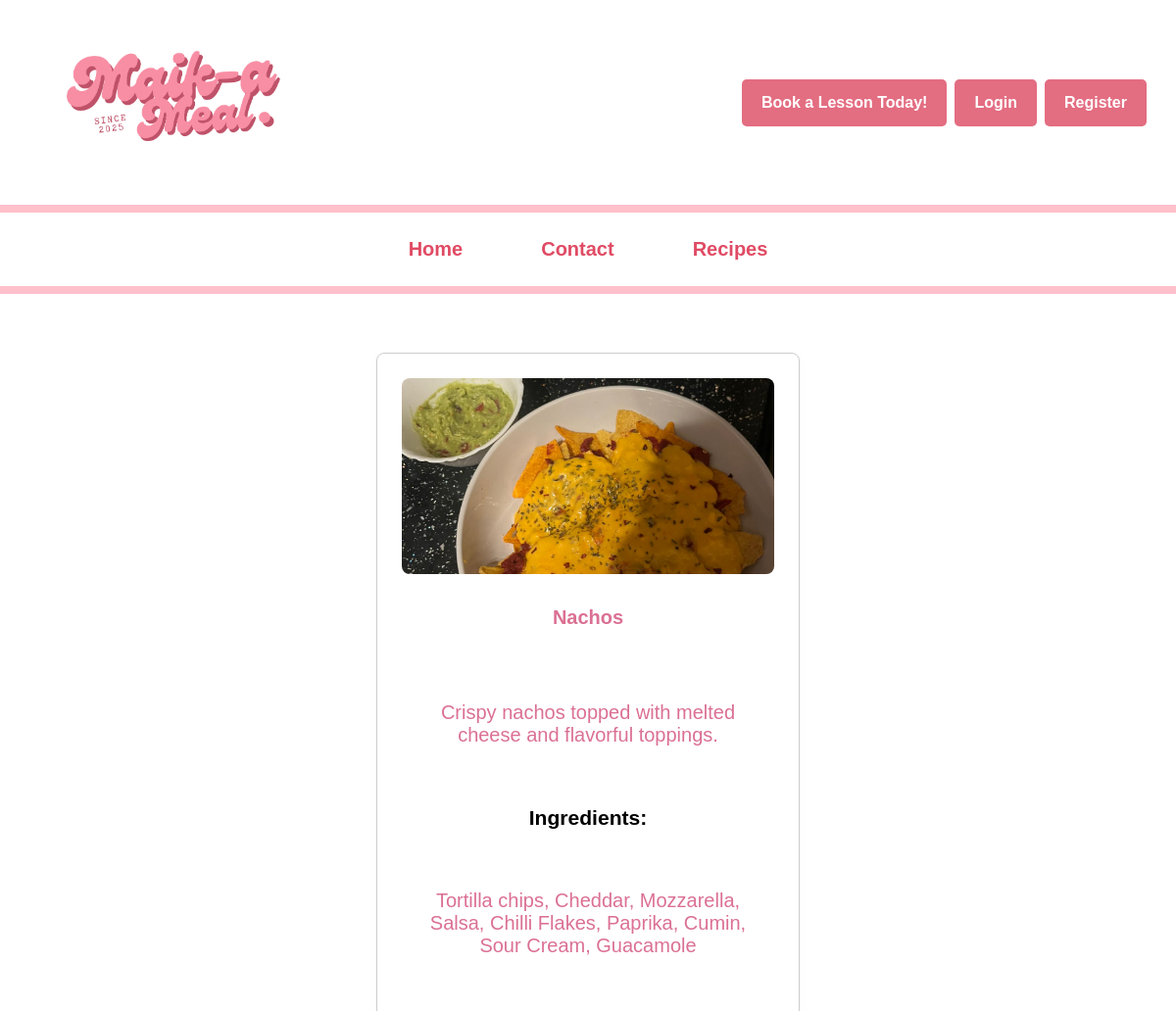
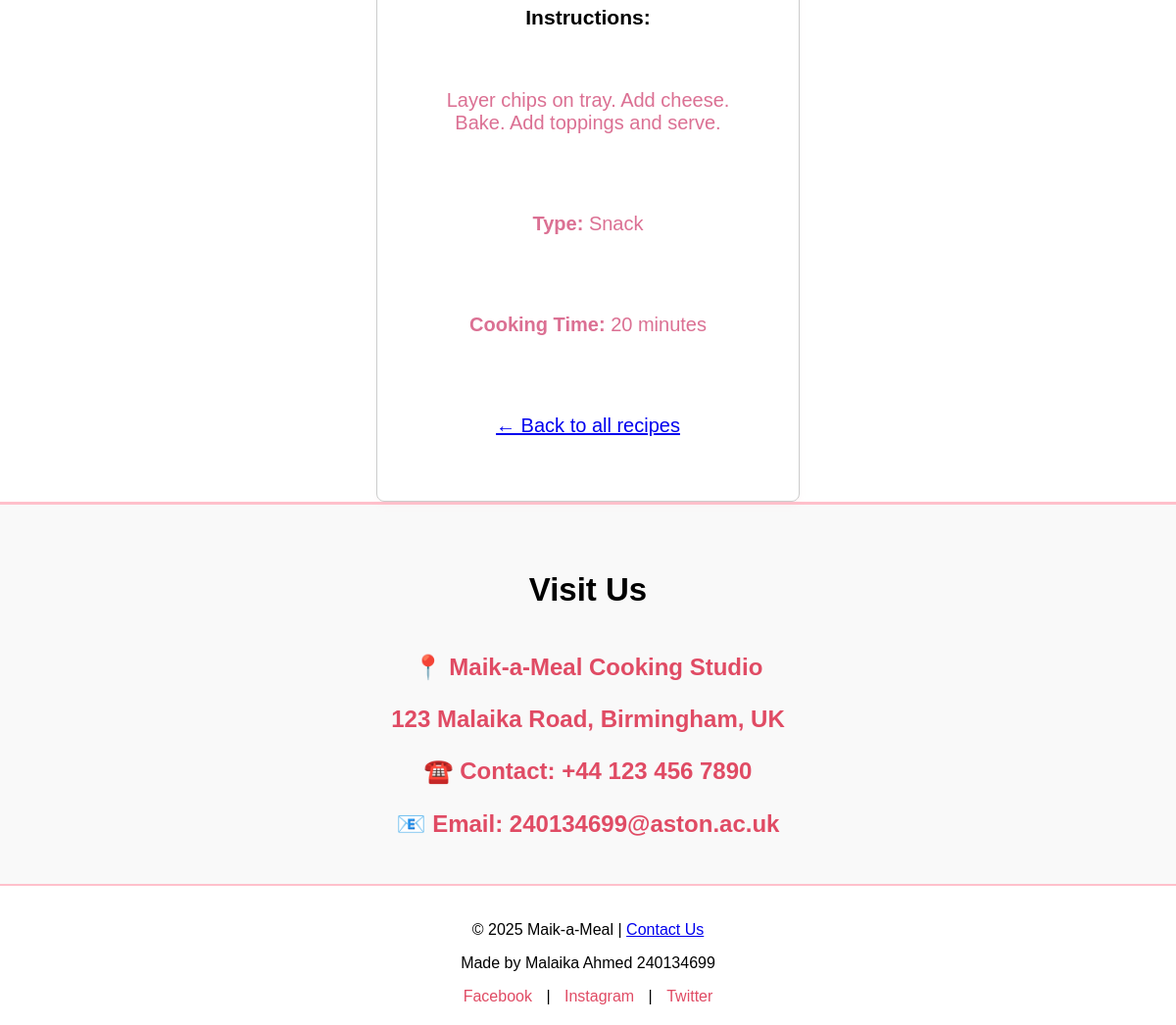
The app's page /recipe.php?id=9 with its own data (2 pictures, top to bottom).
### tables this page shows
CREATE TABLE `recipes` (
  `rid` int NOT NULL,
  `uid` int NOT NULL,
  `name` varchar(255) NOT NULL,
  `description` text,
  `type` varchar(50) DEFAULT NULL,
  `cookingtime` int DEFAULT NULL,
  `ingredients` text,
  `instructions` text,
  `image` varchar(255) DEFAULT NULL
);

### recipe.php (the view, shortened to what this page needs)
<?php
include 'connect.php';
$id = $_GET['id'];
$stmt = $pdo->prepare("SELECT * FROM recipes WHERE rid = ?");
$stmt->execute([$id]);
$recipe = $stmt->fetch();
?>
<!DOCTYPE html>
<html lang="en">
<head>
    <link rel="stylesheet" href="design.css">
</head>
<body>
<header id="main-header" class="header">
  <div class="header-top">
    <div class="logo">
      <img src="Maik--7.png" alt="M-a-M Logo">
    </div>
    <div class="top-right-space">
      <a href="contact.php" class="book-button">Book a Lesson Today!</a>
      <?php if (isset($_SESSION['user_id'])): ?>
        <span style="color: pink;">🧑‍🍳 <?= htmlspecialchars($_SESSION['username']) ?></span>
        <a href="logout.php" class="login-button">Logout</a>
        <a href="userhome.php" class="nav-button">🍽 My Recipes</a>
      <?php else: ?>
        <a href="login.php" class="login-button">Login</a>
        <a href="register.php" class="register-button">Register</a>
      <?php endif; ?>
    </div>
  </div>
  <nav class="main-nav">
    <ul>
      <li><a href="index.php">Home</a></li>
      <li><a href="contact.php">Contact</a></li>
      <li><a href="recipes.php">Recipes</a></li>
    </ul>
  </nav>
</header>
<main>
    <div class="recipe-box">
        <img src="<?= htmlspecialchars($recipe['image']) ?>" alt="Image of <?= htmlspecialchars($recipe['name']) ?>">
        <h1><?= htmlspecialchars($recipe['name']) ?></h1>
        <p><?= htmlspecialchars($recipe['description']) ?></p>
        <h3>Ingredients:</h3>
        <p><?= nl2br(htmlspecialchars($recipe['ingredients'])) ?></p>
        <h3>Instructions:</h3>
        <p><?= nl2br(htmlspecialchars($recipe['instructions'])) ?></p>
        <p><strong>Type:</strong> <?= htmlspecialchars($recipe['type']) ?></p>
        <p><strong>Cooking Time:</strong> <?= htmlspecialchars($recipe['cookingtime']) ?> minutes</p>
        <p><a href="recipes.php" class="back-link">← Back to all recipes</a></p>
    </div>
</main>
<section class="contact-info">
    <h2>Visit Us</h2>
    <p>📍 Maik-a-Meal Cooking Studio</p>
    <p>123 Malaika Road, Birmingham, UK</p>
    <p>☎️ Contact: <a href="tel:+441234567890">+44 123 456 7890</a></p>
    <p>📧 Email: <a href="mailto:240134699@aston.ac.uk">240134699@aston.ac.uk</a></p>
</section>
<footer>
    <p>&copy; 2025 Maik-a-Meal | <a href="mailto:240134699@aston.ac.uk">Contact Us</a></p>
    <p>Made by Malaika Ahmed 240134699</p>
    <div class="social-links">
        <a href="https://facebook.com" target="_blank">Facebook</a> |
        <a href="https://instagram.com" target="_blank">Instagram</a> |
        <a href="https://twitter.com" target="_blank">Twitter</a>
    </div>
</footer>
</body>
</html>

### design.css (style rules this page uses)
body, html { background-color: white; margin: 0; font-family: Arial, Helvetica, sans-serif; }
#main-header { background-color: white; border-bottom: 4px solid pink; position: fixed; top: 0; left: 0; width: 100%; z-index: 1000; }
.header-top { display: flex; justify-content: space-between; align-items: center; padding: 15px 30px; }
.logo img { height: 175px; }
.top-right-space { margin-left: auto; }
.book-button { background-color: rgb(227, 109, 129); color: white; padding: 15px 20px; text-decoration: none; font-weight: bold; border-radius: 5px; border: none; cursor: pointer; }
.main-nav { display: flex; justify-content: center; align-items: center; border-top: 8px solid pink; border-bottom: 4px solid pink; padding: 10px 0; width: 100%; }
.main-nav ul { list-style: none; display: flex; gap: 50px; padding: 0px; }
.main-nav li { display: inline; }
.main-nav a { text-decoration: none; font-size: 20px; font-weight: bold; color: rgb(224, 75, 100); padding: 10px 15px; }
body { padding-top: 150px; }
main h1, main p { font-size: 20px; color:palevioletred; text-align: center; padding: 20px; }
main { padding-top: 180px; }
.recipe-box { width: 330px; border: 1px solid #ccc; padding: 20px; border-radius: 8px; text-align: center; background-color: white; box-shadow: 0px 4px 6px rgba(0, 0, 0, 0.1); transition: transform 0.3s; display: flex; flex-direction: column; align-items: center; justify-content: space-between; }
.recipe-box img { width: 100%; height: 200px; max-height: 200px; min-height: 200px; object-fit: cover; display: block; border-radius: 8px; }
.recipe-box:first-child { margin-top: 30px; }
main { display: flex; justify-content: center; align-items: center; flex-direction: column; width: 100%; }
.recipe-box { width: 380px; border: 1px solid #ccc; padding: 25px; border-radius: 8px; text-align: center; background-color: white; box-shadow: 0px 4px 6px rgba(255,182, 193, 0.1); font-size: 18px; }
.recipe-box img { width: 100%; height: 200px; min-height: 200px; max-height: 200px; object-fit: cover; display: block; border-radius: 8px; }
.contact-info { text-align: center; padding: 30px; background: #f9f9f9; border-top: 3px solid pink; font-size: 22px; font-weight: bold; line-height: 1.8; }
.contact-info p { font-size: 36px; color: rgb(224, 75, 100); margin-bottom: 15px; }
.contact-info p { font-size: 24px; margin: 10px 0; }
.contact-info a { color: rgb(224, 75, 100); text-decoration: none; }
footer { text-align: center; padding: 20px; background: white; border-top: 2px solid pink; }
.social-links a { color: rgb(224, 75, 100); text-decoration: none; margin: 0 10px; }
.login-button { background-color: rgb(227, 109, 129); color: white; padding: 15px 20px; text-decoration: none; font-weight: bold; border-radius: 5px; border: none; cursor: pointer; }
.register-button { background-color: rgb(227, 109, 129); color: white; padding: 15px 20px; text-decoration: none; font-weight: bold; border-radius: 5px; border: none; cursor: pointer; }
.header-top { display: flex; flex-wrap: wrap; align-items: center; justify-content: space-between; gap: 0.5rem; }
.top-right-space { display: flex; flex-wrap: wrap; align-items: center; justify-content: flex-end; gap: 0.5rem; }

### records on screen
recipes: image (picture), name "Nachos", description "Crispy nachos topped with melted cheese and flavorful toppings.", ingredients "Tortilla chips, Cheddar, Mozzarella, Salsa, Chilli Flakes, Paprika, Cumin, Sour Cream, Guacamole", instructions "Layer chips on tray. Add cheese. Bake. Add toppings and serve.", type "Snack", cookingtime "20"
